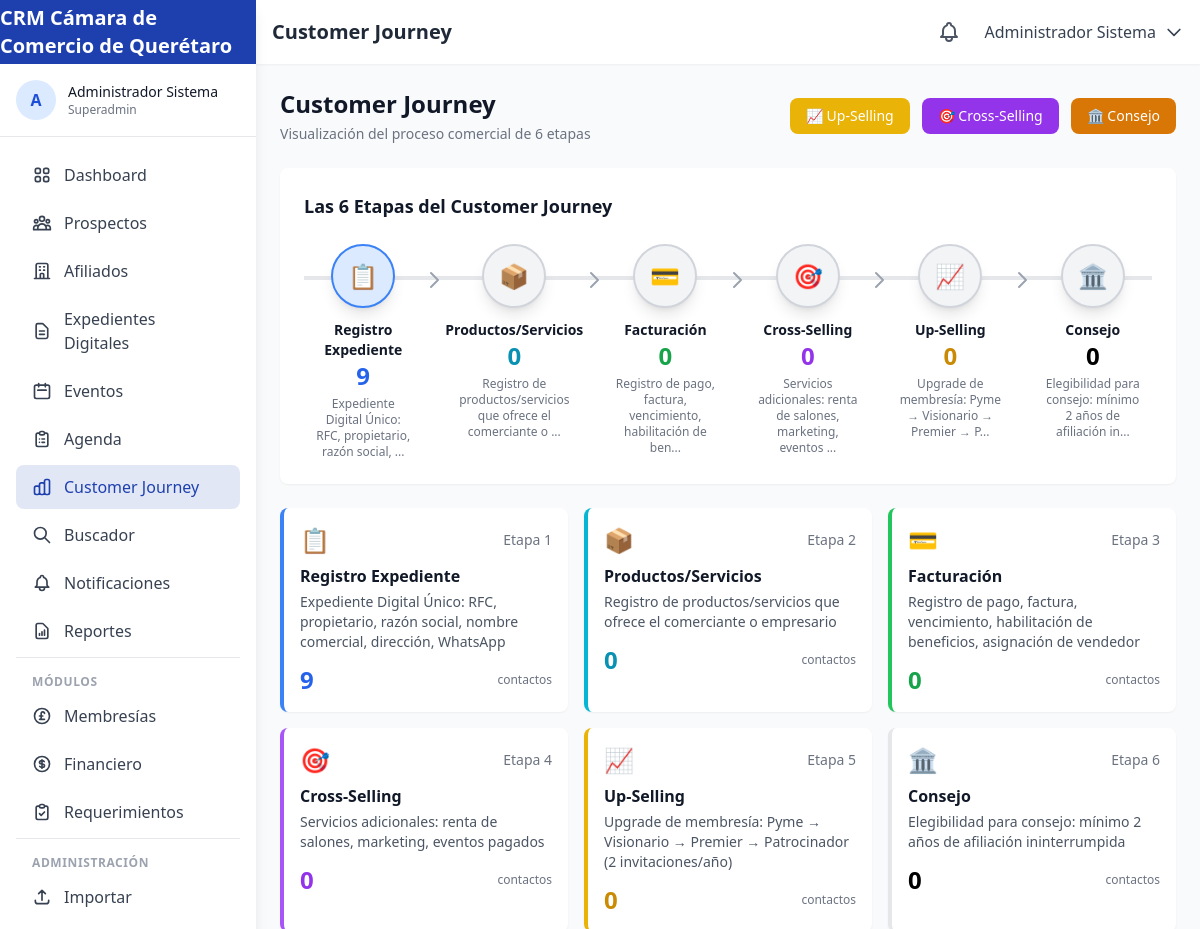
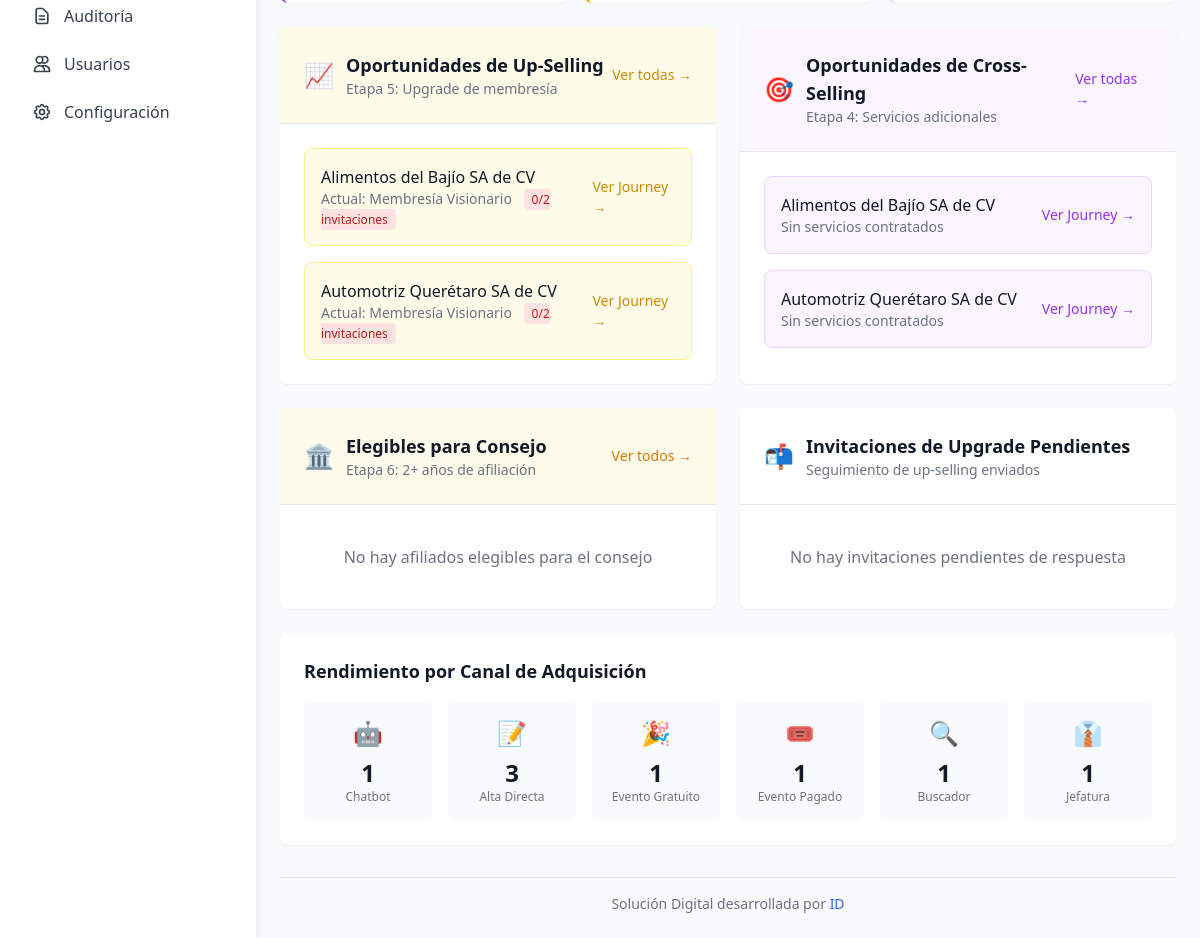
Screenshot of /journey (signed in) with the database file from the repository (2 pictures, top to bottom).
### tables this page shows
CREATE TABLE IF NOT EXISTS `affiliations` (
    `id` INT UNSIGNED AUTO_INCREMENT PRIMARY KEY,
    `contact_id` INT UNSIGNED NOT NULL,
    `membership_type_id` INT UNSIGNED NOT NULL,
    `affiliate_user_id` INT UNSIGNED COMMENT 'Usuario afiliador que realizó la venta',
    `affiliation_date` DATE NOT NULL,
    `expiration_date` DATE NOT NULL,
    `status` ENUM('active', 'expired', 'cancelled', 'pending_payment') DEFAULT 'active',
    `payment_status` ENUM('paid', 'pending', 'partial') DEFAULT 'pending',
    `amount` DECIMAL(10,2) NOT NULL,
    `payment_method` VARCHAR(50),
    `payment_reference` VARCHAR(100),
    `invoice_number` VARCHAR(50),
    `invoice_status` ENUM('invoiced', 'pending', 'not_required') DEFAULT 'pending',
    `notes` TEXT,
    `created_at` TIMESTAMP DEFAULT CURRENT_TIMESTAMP,
    `updated_at` TIMESTAMP DEFAULT CURRENT_TIMESTAMP ON UPDATE CURRENT_TIMESTAMP,
    FOREIGN KEY (`contact_id`) REFERENCES `contacts`(`id`) ON DELETE CASCADE,
    FOREIGN KEY (`membership_type_id`) REFERENCES `membership_types`(`id`),
    FOREIGN KEY (`affiliate_user_id`) REFERENCES `users`(`id`) ON DELETE SET NULL,
    INDEX `idx_expiration` (`expiration_date`),
    INDEX `idx_status` (`status`)
);

CREATE TABLE IF NOT EXISTS `contacts` (
    `id` INT UNSIGNED AUTO_INCREMENT PRIMARY KEY,
    `rfc` VARCHAR(13) UNIQUE,
    `whatsapp` VARCHAR(20),
    `contact_type` ENUM('afiliado', 'exafiliado', 'prospecto', 'nuevo_usuario', 'funcionario', 'publico_general', 'consejero_propietario', 'consejero_invitado', 'mesa_directiva') DEFAULT 'nuevo_usuario',
    `business_name` VARCHAR(255),
    `commercial_name` VARCHAR(255),
    `owner_name` VARCHAR(255),
    `legal_representative` VARCHAR(255),
    `corporate_email` VARCHAR(255),
    `phone` VARCHAR(20),
    `industry` VARCHAR(100),
    `niza_classification` VARCHAR(10),
    `products_sells` JSON COMMENT '4 principales productos que vende',
    `products_buys` JSON COMMENT '2 principales productos que compra',
    `discount_percentage` DECIMAL(5,2) DEFAULT 0,
    `commercial_address` TEXT,
    `fiscal_address` TEXT,
    `city` VARCHAR(100),
    `state` VARCHAR(100) DEFAULT 'Querétaro',
    `postal_code` VARCHAR(10),
    `google_maps_url` VARCHAR(500),
    `website` VARCHAR(255),
    `facebook` VARCHAR(255),
    `instagram` VARCHAR(255),
    `linkedin` VARCHAR(255),
    `twitter` VARCHAR(255),
    `whatsapp_sales` VARCHAR(20),
    `whatsapp_purchases` VARCHAR(20),
    `whatsapp_admin` VARCHAR(20),
    `profile_completion` TINYINT UNSIGNED DEFAULT 0 COMMENT 'Porcentaje de completitud 0-100',
    `completion_stage` ENUM('A', 'B', 'C') DEFAULT 'A',
    `assigned_affiliate_id` INT UNSIGNED COMMENT 'Afiliador asignado',
    `source_channel` ENUM('chatbot', 'alta_directa', 'evento_gratuito', 'evento_pagado', 'buscador', 'jefatura_comercial') DEFAULT 'alta_directa',
    `notes` TEXT,
    `is_validated` TINYINT(1) DEFAULT 0 COMMENT 'Para consejeros y mesa directiva',
    `validated_by` INT UNSIGNED,
    `created_at` TIMESTAMP DEFAULT CURRENT_TIMESTAMP,
    `updated_at` TIMESTAMP DEFAULT CURRENT_TIMESTAMP ON UPDATE CURRENT_TIMESTAMP,
    FOREIGN KEY (`assigned_affiliate_id`) REFERENCES `users`(`id`) ON DELETE SET NULL,
    FOREIGN KEY (`validated_by`) REFERENCES `users`(`id`) ON DELETE SET NULL,
    INDEX `idx_contact_type` (`contact_type`),
    INDEX `idx_rfc` (`rfc`),
    INDEX `idx_whatsapp` (`whatsapp`)
);

CREATE TABLE IF NOT EXISTS `membership_types` (
    `id` INT UNSIGNED AUTO_INCREMENT PRIMARY KEY,
    `name` VARCHAR(100) NOT NULL,
    `code` VARCHAR(20) NOT NULL UNIQUE,
    `price` DECIMAL(10,2) NOT NULL,
    `duration_days` INT DEFAULT 360,
    `benefits` JSON,
    `is_active` TINYINT(1) DEFAULT 1,
    `created_at` TIMESTAMP DEFAULT CURRENT_TIMESTAMP
);

### app/views/journey/index.php (the view, shortened to what the rows shown need)
<div class="space-y-6">
    <div class="flex flex-col md:flex-row md:items-center md:justify-between">
        <div>
            <h2 class="text-2xl font-bold text-gray-900">Customer Journey</h2>
        </div>
    </div>
    <div class="grid grid-cols-1 lg:grid-cols-2 gap-6">
        <div class="bg-white rounded-lg shadow-sm">
            <div class="p-6">
                <?php if (empty($upsellingOpportunities)): ?>
                <p class="text-gray-500 text-center py-4">No hay oportunidades de up-selling pendientes</p>
                <?php else: ?>
                <div class="space-y-4">
                    <?php foreach (array_slice($upsellingOpportunities, 0, 5) as $opp): ?>
                    <div class="flex items-center justify-between p-4 bg-yellow-50 rounded-lg border border-yellow-200">
                        <div>
                            <p class="font-medium text-gray-900"><?php echo htmlspecialchars($opp['business_name']); ?></p>
                            <p class="text-sm text-gray-500">
                                Actual: <?php echo htmlspecialchars($opp['current_membership']); ?>
                                <?php
                                $invCount = $opp['invitations_this_year'] ?? 0;
                                if ($invCount < 2):
                                ?>
                                <span class="ml-2 px-2 py-0.5 bg-red-100 text-red-700 rounded text-xs">
                                    <?php echo $invCount; ?>/2 invitaciones
                                </span>
                                <?php endif; ?>
                            </p>
                        </div>
                        <a href="<?php echo BASE_URL; ?>/journey/<?php echo $opp['id']; ?>" class="text-sm text-yellow-600 hover:text-yellow-800 font-medium">
                            Ver Journey →
                        </a>
                    </div>
                    <?php endforeach; ?>
                </div>
                <?php endif; ?>
            </div>
        </div>
        <div class="bg-white rounded-lg shadow-sm">
            <div class="p-6">
                <?php if (empty($crosssellingOpportunities)): ?>
                <p class="text-gray-500 text-center py-4">No hay oportunidades de cross-selling</p>
                <?php else: ?>
                <div class="space-y-4">
                    <?php foreach (array_slice($crosssellingOpportunities, 0, 5) as $opp): ?>
                    <div class="flex items-center justify-between p-4 bg-purple-50 rounded-lg border border-purple-200">
                        <div>
                            <p class="font-medium text-gray-900"><?php echo htmlspecialchars($opp['business_name']); ?></p>
                            <p class="text-sm text-gray-500">Sin servicios contratados</p>
                        </div>
                        <a href="<?php echo BASE_URL; ?>/journey/<?php echo $opp['id']; ?>" class="text-sm text-purple-600 hover:text-purple-800 font-medium">
                            Ver Journey →
                        </a>
                    </div>
                    <?php endforeach; ?>
                </div>
                <?php endif; ?>
            </div>
        </div>
    </div>
</div>

### rows the page displays
affiliations: contact.business_name "Alimentos del Bajío SA de CV", membership_type.name "Membresía Visionario", invCount "0"
affiliations: contact.business_name "Automotriz Querétaro SA de CV", membership_type.name "Membresía Visionario", invCount "0"

### other values shown
$siteName "CRM Cámara de Comercio de Querétaro"
mb_substr($_SESSION['user_name'] ?? 'U', 0, 1, 'UTF-8') "A"
$_SESSION['user_name'] "Administrador Sistema"
$_SESSION['user_role'] "Superadmin"
$pageTitle "Customer Journey"
$stage['icon'] "📋"
$stage['name'] "Registro Expediente"
$journeyStageStats[$num] "9"
substr($stage['description'], 0, 60) "Expediente Digital Único: RFC, propietario, razón social,"
$stage['icon'] "📦"
$stage['name'] "Productos/Servicios"
$journeyStageStats[$num] "0"
substr($stage['description'], 0, 60) "Registro de productos/servicios que ofrece el comerciante o"
$stage['icon'] "💳"
$stage['name'] "Facturación"
